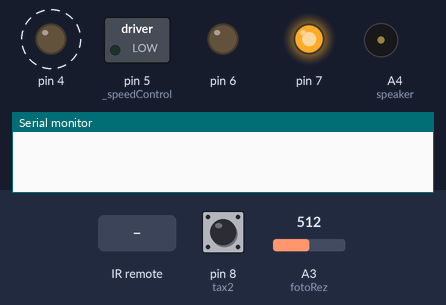
Simulated run of this sketch. Board: Arduino Uno, built with avr-gcc and run on an emulated ATmega328P. Shown: switched loads named in the sketch (green lamp = pin HIGH), output pins drawn as LEDs (lit = HIGH), buzzer (waves = sounding, pin HIGH), the last lines printed to the serial monitor. Dashed ring = blinking. The inputs (shaded band) are chosen by the test bench; at power-on: A3 (fotoRez) = 512, pin 8 (tax2) HIGH. No radio packets arrive unless stated.

Above: at 1.25 s.
1.3 s: infrared code 0x52 received
At 1.63 s:
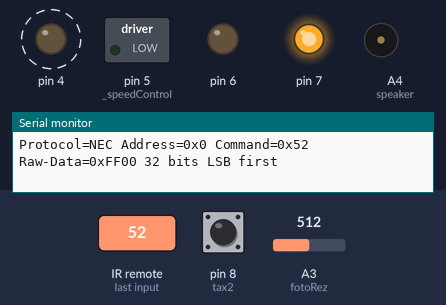
4.3 s: A3 (fotoRez) set to 716
At 4.64 s:
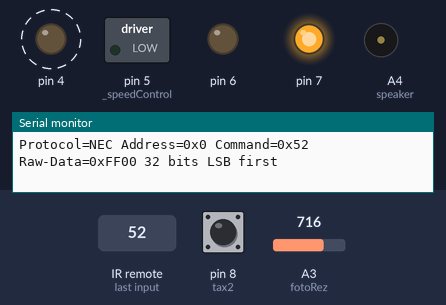
7.3 s: infrared code 0x5A received
At 7.65 s:
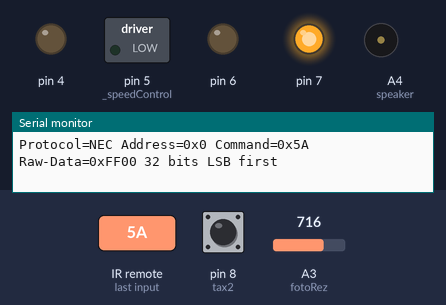
10.3 s: infrared code 0x8 received
At 10.66 s:
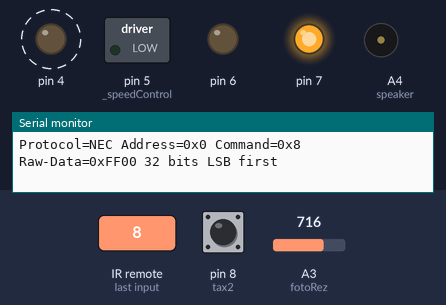
13.3 s: A3 (fotoRez) set to 900
At 13.67 s:
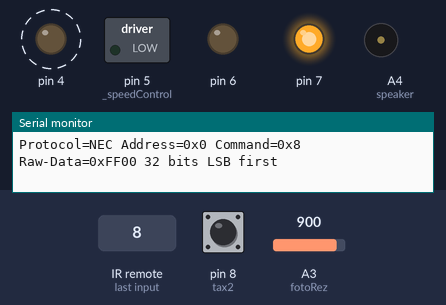
16.3 s: infrared code 0x18 received
At 16.68 s:
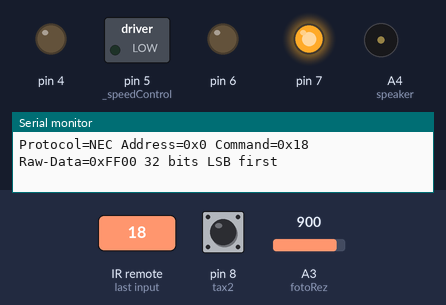
Timing chart, 0 to 20.3 s (numbered marks = the images above; inputs shaded):
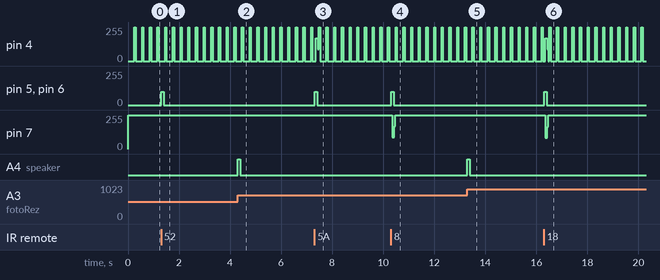

Measured:
- after the input at 1.3 s, pin 5 (_speedControl), pin 6: 0/255 → 100/255 at once, → 0/255 0.10 s later
- after the input at 4.3 s, A4 (speaker): LOW → HIGH at once, → LOW 0.10 s later
- after the input at 7.3 s, pin 5 (_speedControl), pin 6: 0/255 → 100/255 at once, → 0/255 0.10 s later
- after the input at 10.3 s, pin 5 (_speedControl), pin 6: 0/255 → 100/255 at once, → 0/255 0.10 s later; pin 7: 255/255 → 87/255 after 0.05 s, → 255/255 0.08 s later
- after the input at 13.3 s, A4 (speaker): LOW → HIGH at once, → LOW 0.10 s later
- after the input at 16.3 s, pin 5 (_speedControl), pin 6: 0/255 → 100/255 at once, → 0/255 0.10 s later; pin 7: 255/255 → 86/255 after 0.05 s, → 255/255 0.08 s later

The sketch:

cyclops.ino
```cpp
// Кодировка данных, принимаемых ИК датчиком
#define DECODE_NEC
#define IR_RECEIVE_PIN 2
#define FEEDBACK_LED_PIN 0

// Определение портов датчиков
#define fotoRez A3
#define speaker A4
#define dat A1
#define tax1 1
#define tax2 8

// Значение "яркости" при котором робот останавливается
#define maxBrightness 40

// библиотека управления ИК датчиком
#include <IRremote.hpp>

// Небольшой класс, для удобной работы с двигателями
#include "motor.h"

motor rightWheel(1);// low - вперёд high - назад
motor leftWheel(0);// low - назад high - вперёд

#include <SPI.h>          // библиотека для работы с шиной SPI
#include "nRF24L01.h"     // библиотека радиомодуля
#include "RF24.h"         // ещё библиотека радиомодуля

RF24 radio(9, 10); // "создать" модуль на пинах 9 и 10 Для Уно

byte address[][6] = {"1Node", "2Node", "3Node", "4Node", "5Node", "6Node"}; //возможные номера труб


// Общее значение яркости в помещении на момент включения
int dark;

//  флажки для работы глаза и поворотов
bool fl = true, povFL = true, flfl = false, fl2 = true, speakerWork = true;

//  Основные временные пременные
uint32_t counterTurnovers = 0, lastAA = -1;
uint32_t speakerTime = -1, ttime = 0;
uint32_t k = millis(), vrema = millis(), ism = 0, trm12 = 0, t =0;
uint32_t trm13 = 0;

// Стандартная скорость вращения колёс
int speed = 100;

// Флажки необходимые для работы пульта
bool backFlak = false, forvardFlak = false, leftFlak = false, rightFlak = false, stopFlak = true, startFlak = true;

void setup() {

  // Открытие серийного порта
  Serial.begin(9600);
  if (!radio.begin()) {
    Serial.println(F("radio hardware is not responding!!"));
    while (1) {} // Если радиомодуль не исправен мы не запустимся
  }
 radio.begin();              // активировать модуль
  radio.setAutoAck(1);        // режим подтверждения приёма, 1 вкл 0 выкл
  radio.setRetries(0, 15);    // (время между попыткой достучаться, число попыток)
  radio.enableAckPayload();   // разрешить отсылку данных в ответ на входящий сигнал
  radio.setPayloadSize(1);   // размер пакета, в байтах

  radio.openWritingPipe(address[0]);  //открываем канал для передачи данных
  radio.openReadingPipe(1, address[1]); // Канал для приём ответа

  radio.powerUp();        // начать работу nRF2401+


  radio.setChannel(0x65);

  radio.stopListening(); // Прекрпщаем слушать эфир мы - передатчик

  // Запуск отбработчика ик сигнала
  IrReceiver.begin(IR_RECEIVE_PIN, DISABLE_LED_FEEDBACK, FEEDBACK_LED_PIN);


  // Бинд всех портов
  pinMode(fotoRez,INPUT_PULLUP);
  pinMode(speaker, OUTPUT);
  pinMode(dat,INPUT_PULLUP);
  pinMode(tax1, INPUT_PULLUP);
  pinMode(tax2, INPUT_PULLUP);

  // стоковое колличество "яркости" в комнате (чем больше значение, тем дальше он заедет в темноту)
  dark = analogRead(fotoRez) + 10;

  // если слишком ярко, будет пищать спикер
  if(dark < maxBrightness){
    while(true){
      for(int i = 1; i <= 6; i++){
        digitalWrite(speaker,bool(i/2));
        delay(250);
      }
      delay(3000);
    }
  }
  digitalWrite(speaker,LOW);
}

void loop() {

  // Яркость вокруг в данный момент времени
  int AA = analogRead(fotoRez);

  // Работаем со значениями только с dAA большем 7
  if (AA != lastAA && abs(AA - lastAA) > 7){

    lastAA = AA;
    //Serial.println(AA);


      if (dark > AA){
        // Если светло - едем к свету
        forvard();

        if (povFL){
            counterTurnovers++;
            povFL = false;
        }

        fl = false;

        rightWheel.speed(speed);
        leftWheel.speed(speed);

      }else{
          rightWheel.speed(0);
          leftWheel.speed(0);
          rightWheel.go();
          leftWheel.go();
          if (speakerWork){
            digitalWrite(speaker,HIGH);
          }

          speakerTime = millis();
        // Если темно - крутимся, чтобы найти свет
        if(counterTurnovers % 4 == 1 || counterTurnovers % 4 == 2){
          leftG();
          povFL = true;
        }else if (counterTurnovers % 4 == 3 || counterTurnovers % 4 == 0){
          rightG();
          povFL = true;
        }
        if (counterTurnovers == 4){
          counterTurnovers = 0;
        }
        rightWheel.speed(speed - 40);
        leftWheel.speed(speed - 40);
        fl = true;
      }

  }

  // Если "яркость" на придельном значении и больше мы будем стоять (Банально чтобы не снести лампочку)
  if (AA < maxBrightness){
      rightWheel.speed(0);
      leftWheel.speed(0);
  }

// Кусок код отвечающий за работу тахометров
bool ta1 = digitalRead(tax1), ta2 = digitalRead(tax2);

if (ta1){
    flfl = true;
}else{
    if (flfl){
      flfl = false;
      byte ob = 15000/(millis()-ttime);
      radio.write(&ob, 1);
      ttime = millis();
    }
}

// Если колесо не крутится, едем назад ~256мс надо чтобы определить крутится ли колесо
if (millis() - ttime > 300){
      t = millis();
      ttime = millis();
}
// ОБработка остановки колёс
if (millis() - t < 500){
  if (millis() - t > 250){
    leftG();
  }else{
    back();
  }
}

  // Пищалка пищит 1/10 секунды и перестаёт
  if ((millis() - speakerTime) >= 100 && speakerWork){
    digitalWrite(speaker,LOW);
  } else if (!speakerWork){
    digitalWrite(speaker, LOW);
  }

  // Работа с ИК датчиком
  if (IrReceiver.decode()) {
    // Пульт кнопки
    // 0x45 0x46 0x47
    // 0x44 0x40 0x43
    // 0x7 0x15 0x9
    // 0x16 0x19 0xD
    // 0xC 0x18 0x5E
    // 0x8 0x1C 0x5A
    // 0x42 0x52 0x4A
        IrReceiver.printIRResultShort(&Serial);
        IrReceiver.resume();
        switch (IrReceiver.decodedIRData.command)
        {
        case 0x15:
          if (speed < 250){
            speed = speed + 10;
          }
          break;
        case 0x7:
          if (speed > 0 ){
            speed = speed - 10;
          }
          break;
        case 0x52:
          trm12 = millis();
          backFlak = true;
          break;

        case 0x8:
          trm12 = millis();
          rightFlak = true;
          break;

        case 0x5A:
          trm12 = millis();
          leftFlak = true;
          break;

        case 0x18:
          trm12 = millis();
          forvardFlak = true;
          break;
        case 0x9:
          speakerWork = !speakerWork;
          break;
        case 0x43:
          if (stopFlak && millis() - trm13 >= 200){
            trm13 = millis();
            stopFlak = false;
          }else{
            stopFlak = true;
          }
          break;

        default:
          break;
        }
    }

if (stopFlak){
    startFlak = true;
    rightWheel.speed(0);
    leftWheel.speed(0);
  }

else if(startFlak){
    rightWheel.speed(speed);
    leftWheel.speed(speed);
    startFlak = false;
  }

  if (backFlak){
    if (millis() - trm12 <= 100){
      rightWheel.speed(speed);
      leftWheel.speed(speed);
      back();
    }else{
      forvard();
      backFlak = false;
    }

  }

  if (forvardFlak){
    if (millis() - trm12 <= 100){
      rightWheel.speed(speed);
      leftWheel.speed(speed);
      forvard();
    }else{
      forvard();
      forvardFlak = false;
    }

  }

  if (leftFlak){
    if (millis() - trm12 <= 100){
      rightWheel.speed(speed);
      leftWheel.speed(speed);
      leftG();
    }else{
      forvard();
      leftFlak = false;
    }

  }

  if (rightFlak){
    if (millis() - trm12 <= 100){
      rightWheel.speed(speed);
      leftWheel.speed(speed);
      rightG();
    }else{
      forvard();
      rightFlak = false;
    }

  }

  // Крутим колёса
  rightWheel.go();
  leftWheel.go();
}


void forvard(){
  rightWheel.derection(LOW);
  leftWheel.derection(HIGH);
}

void back(){
  rightWheel.derection(HIGH);
  leftWheel.derection(LOW);
}

void leftG(){
  rightWheel.derection(HIGH);
  leftWheel.derection(HIGH);
}

void rightG(){
  rightWheel.derection(LOW);
  leftWheel.derection(LOW);
}
```

motor.h
```cpp
#define SPEED_1      5
#define DIR_1        4

#define SPEED_2      6
#define DIR_2        7

// Упращение работы с моторами, улучшение читабельности кода
// Пин регулировки скорости первого двигателя - 5
// Пин направления первого двигателя - 4
// Пин регулировки скорости Второго двигателя - 6
// Пин направления второго двигателя - 7
class motor {
  public:
    motor (byte direction, byte speed) {
      _direction = direction;
      _speed = speed;
      pinMode(_direction, OUTPUT);
      pinMode(_speedControl,OUTPUT);
    }
    motor (bool i){
      if (!i){
        _direction = DIR_1;
        _speedControl = SPEED_1;
        pinMode(_direction, OUTPUT);
        pinMode(_speedControl,OUTPUT);
      }else{
        _direction = DIR_2;
        _speedControl = SPEED_2;
        pinMode(_direction, OUTPUT);
        pinMode(_speedControl,OUTPUT);
      }
    }

    void speed(int speed){
      _speed = speed;
    }
    void derection(byte direction){
      digitalWrite(_direction,direction);
    }
    void go(){
      analogWrite(_speedControl, _speed);
    }

    //Типо когда нажимаешь или удерживаешь возвращаеться True
  private:
    byte _direction;
    byte _speedControl;
    byte _speed;
};
```
